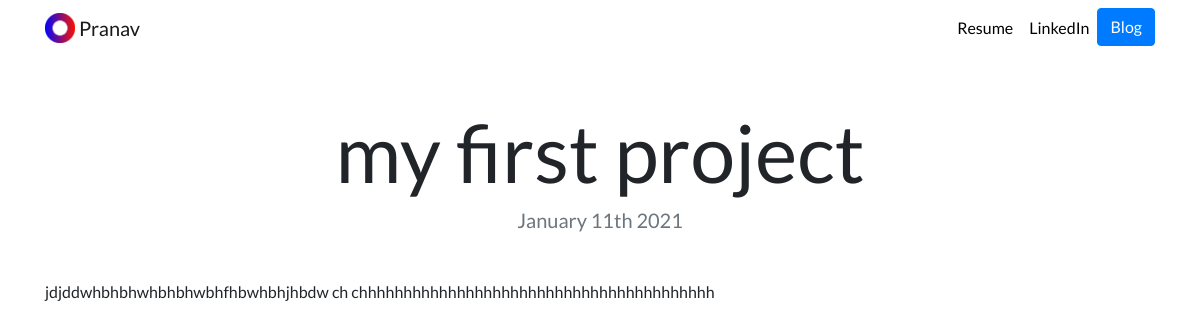
Page /blog/7/ on the committed database.
### blog/models.py (models this page shows, shortened)
class Blog(models.Model):
    title = models.CharField(max_length=200)
    description = models.TextField()
    date = models.DateField()

### blog/views.py (the view)
# urls.py: path('<int:blog_id>/', views.detail,name = 'detail'),
def detail(request,blog_id):
    blog = get_object_or_404(Blog, pk=blog_id)
    return render(request, 'blog/detail.html', {'blog':blog} )

### blog/templates/blog/detail.html
{% extends "portfolio/base.html" %}
{% load static %}
{% block content %}
<h1 class="text-center mt-5" id="blogdetailtitle">{{ blog.title }}</h1>
<h5 class="text-center text-muted mb-5">{{ blog.date|date:'F jS Y' }}</h5>
{{ blog.description|safe }}
{% endblock %}

### portfolio/static/portfolio/custom.css (style rules this page uses)
body { font-family: 'Lato', sans-serif; }
@media (min-width: 992px) { #blogdetailtitle { font-size: 5rem; } }

### rows in the picture
Blog: title "my first project", date "January 11th 2021", description "jdjddwhbhbhwhbhbhwbhfhbwhbhjhbdw ch chhhhhhhhhhhhhhhhhhhhhhhhhhhhhhhhhhhhhhhh"
